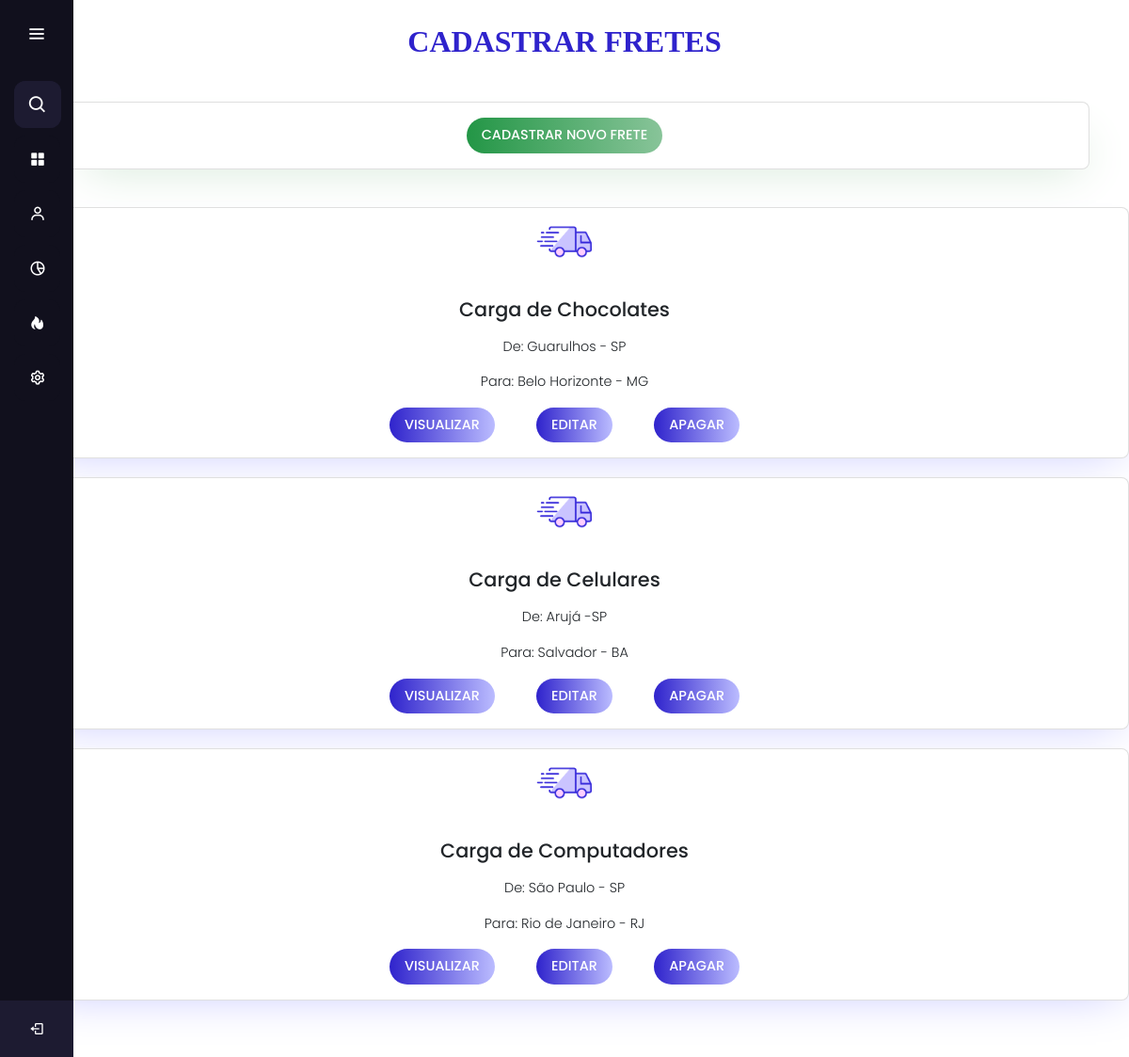
The page /painel_emp.php (signed in) on the database its author committed.
### tables this page shows
CREATE TABLE `fretes` (
  `codigo` int(11) NOT NULL,
  `descricao` varchar(50) DEFAULT NULL,
  `empresa` varchar(50) DEFAULT NULL,
  `valor` int(15) DEFAULT NULL,
  `peso` int(15) DEFAULT NULL,
  `distancia` int(15) DEFAULT NULL,
  `combustivelGasto` int(15) DEFAULT NULL,
  `localColeta` varchar(15) DEFAULT NULL,
  `dataColeta` varchar(15) DEFAULT NULL,
  `localEntrega` varchar(30) DEFAULT NULL,
  `dataEntrega` varchar(15) DEFAULT NULL
);

### painel_emp.php (the view, shortened to what this page needs)
<!DOCTYPE html>
<html lang="PT_br" >
  <head>
    <link rel="stylesheet" href="styleemp.css">
    <link href='https://unpkg.com/boxicons@2.0.7/css/boxicons.min.css' rel='stylesheet'>
    <link href="css/bootstrap.min.css" rel="stylesheet">
   </head>
<body>
  <div class="sidebar">
    <div class="logo-details">
        <i class='bx bx-menu' id="btn" ></i>
    </div>
    <ul class="nav-list">
      <li>
          <i class='bx bx-search' ></i>
      </li>
      <li>
        <a href="painel_emp.php">
          <i class='bx bxs-grid-alt bx-spin-hover'></i>
        </a>
      </li>
      <li>
       <a href="minhaConta_emp.php">
         <i class='bx bx-user bx-tada-hover' ></i>
       </a>
     </li>
     <li>
       <a href="emandamento_emp.php">
         <i class='bx bx-pie-chart-alt-2 bx-spin-hover' ></i>
       </a>
     </li>
     <li>
       <a href="historico_emp.php">
         <i class='bx bxs-hot bx-spin-hover' ></i>
       </a>
     </li>
     <li>
       <a href="configuracao_emp.php">
         <i class='bx bx-cog bx-spin-hover' ></i>
       </a>
     </li>
     <li class="profile">
         <div class="profile-details ">
           <div class="name_job">
             <div class="name"><?php echo $_SESSION['nome'];?></div>
             <div class="job">Transportadora</div>
           </div>
         </div>
         <a href="logout.php" class='bx bx-log-out ' id="log_out" ></a>
     </li>
    </ul>
  </div>
      <?php
	include_once("conexao.php");
	$result_fretes = "SELECT * FROM fretes";
	$resultado_fretes = mysqli_query($conexao, $result_fretes);
?>
<section class="home-section">
<div class="container theme" role="main">
			<div class="page-header">
				<f>CADASTRAR FRETES</f>
			</div>
            <main class="cards ">
          <section class="card shop">
			  		<button type="button" class="btn btn-success"  data-toggle="modal" data-target="#myModal">Cadastrar Novo Frete</button>
			</div>
            <?php while($rows_fretes = mysqli_fetch_assoc($resultado_fretes)){ ?>
            <main class="cards ">
          <section class="card contact">
            <div class="icon">
                <img src="image/Temp.png" alt="Contact us.">
            </div>
            <h3>Carga de <?php echo $rows_fretes['descricao']; ?></h3>
            <span>De: <?php echo $rows_fretes['localColeta']; ?></span>
            <span>Para: <?php echo $rows_fretes['localEntrega']; ?></span>
            <div >
										<button type="button" id="int"  class="btn btn-xs btn-primary" data-toggle="modal" data-target="#myModal<?php echo $rows_fretes['codigo']; ?>">Visualizar</button>
										<button type="button" id="int" class="btn btn-xs btn-warning" data-toggle="modal" data-target="#exampleModal" data-whatever="<?php echo $rows_fretes['codigo']; ?>"
										data-whatevercodigo="<?php echo $rows_fretes['codigo']; ?>"
										data-whateverdescricao="<?php echo $rows_fretes['descricao']; ?>"
										data-whateverempresa="<?php echo $rows_fretes['empresa']; ?>"
										data-whatevervalor="<?php echo $rows_fretes['valor']; ?>"
										data-whateverpeso="<?php echo $rows_fretes['peso']; ?>"
										data-whateverdistancia="<?php echo $rows_fretes['distancia']; ?>"
										data-whatevercombustivelgasto="<?php echo $rows_fretes['combustivelGasto']; ?>"
										data-whateverlocalcoleta="<?php echo $rows_fretes['localColeta']; ?>"
										data-whateverdatacoleta="<?php echo $rows_fretes['dataColeta']; ?>"
										data-whateverlocalentrega="<?php echo $rows_fretes['localEntrega']; ?>"
										data-whateverdataentrega="<?php echo $rows_fretes['dataEntrega']; ?>"
										>Editar</button>
										<a href="processa_apag.php?codigo=<?php echo $rows_fretes['codigo']; ?>"><button type="button" id="int"  class="btn btn-success">Apagar</button></a>
									</div>
                </section>
							<?php } ?>
</body>
</html>

### styleemp.css (style rules this page uses)
* { margin: 0; padding: 0; box-sizing: border-box; font-family: "Poppins" , sans-serif; }
.sidebar { position: fixed; left: 0; top: 0; height: 100%; width: 78px; background: #11101D; padding: 6px 14px; z-index: 99; transition: all 0.5s ease; }
.sidebar .logo-details { height: 60px; display: flex; align-items: center; position: relative; }
.sidebar .logo-details #btn { position: absolute; top: 50%; right: 0; transform: translateY(-50%); font-size: 22px; transition: all 0.4s ease; font-size: 23px; text-align: center; cursor: pointer; transition: all 0.5s ease; }
.sidebar i { color: #fff; height: 60px; min-width: 50px; font-size: 28px; text-align: center; line-height: 60px; }
.sidebar .nav-list { margin-top: 20px; height: 100%; padding-left: 1px; }
.sidebar li { position: relative; margin: 8px 0; list-style: none; }
.sidebar .bx-search { position: absolute; top: 50%; left: 0; transform: translateY(-50%); font-size: 22px; background: #1d1b31; color: #FFF; }
.sidebar li a { display: flex; height: 100%; width: 100%; border-radius: 12px; align-items: center; text-decoration: none; transition: all 0.4s ease; background: #11101D; }
.sidebar li i { height: 50px; line-height: 50px; font-size: 18px; border-radius: 12px; }
.sidebar li.profile { position: fixed; height: 60px; width: 78px; left: 0; bottom: -8px; padding: 10px 14px; background: #1d1b31; transition: all 0.5s ease; overflow: hidden; }
.sidebar li .profile-details { display: flex; align-items: center; flex-wrap: nowrap; }
.sidebar li.profile .name, .sidebar li.profile .job { font-size: 15px; font-weight: 400; color: #fff; white-space: nowrap; }
.sidebar li.profile .job { font-size: 12px; }
.sidebar .profile #log_out { position: absolute; top: 50%; right: 0; transform: translateY(-50%); background: #1d1b31; width: 100%; height: 60px; line-height: 60px; justify-content: center; border-radius: 0px; color: #fff; transition: all 0.5s ease; }
.home-section { position: inherit; background: #ffffff; min-height: 100vh; top: 0; left: 78px; width: calc(100% + 0px ); transition: all 0.5s ease; z-index: 2; }
.page-header f { display: flex; justify-content: center; margin: 20px 0 20px; color: #2F23CC; font-weight: 700; font-size: 2em; font-family: cursive; }
#int { margin: 0 20px 0 20px; }
main.cards { padding: 20px 0; }
main.cards section.card { display: flex; flex-direction: column; align-items: center; background: white; padding: 1rem 1.5rem; border-radius: 8px; max-height: 468px; margin-left: 32px; }
main.cards section.card:first-child { margin-left: 0; }
main.cards section.card .icon { width: 64px; height: 64px; }
main.cards section.card img { width: 100%; }
main.cards section.card h3 { font-size: 1.3em; margin: 16px 0; }
main.cards section.card span { font-weight: 300; max-width: 240px; font-size: 90%; margin-bottom: 16px; }
main.cards section.card button { padding: 0.5rem 1rem; text-transform: uppercase; border-radius: 32px; border: 0; cursor: pointer; font-size: 90%; font-weight: 500; color: #fff; margin-bottom: 16px 0; }
main.cards section.card.contact button { background: linear-gradient(to right, #2F23CC, #bbbcff); }
main.cards section.card.shop button { background: linear-gradient(to right, #239646, #88c499); }
main.cards section.card.contact { box-shadow: 20px 20px 50px -30px #bbbcff; }
main.cards section.card.shop { box-shadow: 20px 20px 50px -30px #82bb8c; }

### rows shown on the page
fretes: descricao "Chocolates", localColeta "Guarulhos - SP", localEntrega "Belo Horizonte - MG"
fretes: descricao "Celulares", localColeta "Arujá -SP", localEntrega "Salvador - BA"
fretes: descricao "Computadores", localColeta "São Paulo - SP", localEntrega "Rio de Janeiro - RJ"
